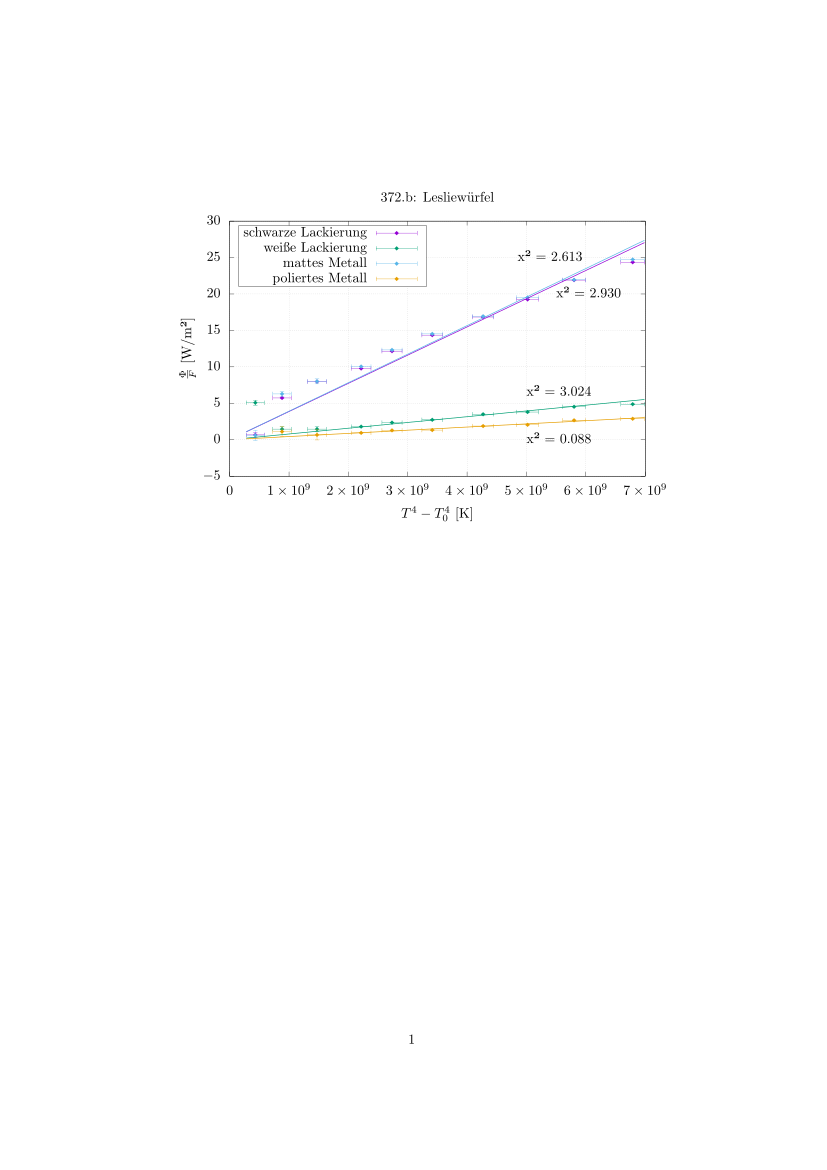

Write the gnuplot code that produced this figure.
set terminal epslatex color 
set output "output_b.tex"
set title '372.b: Lesliewürfel'
set xlabel '$T^4-T_0^4$ [K]'
set ylabel '$\frac{\Phi}{F}$ [W/m²]'
set grid
set key box top left width -5

m = .0001
n = -1e-8
f(x) = m*x+n
fit f(x) 'b.dat' every ::1::10 using 1:2 via m,n
chi2=(FIT_STDFIT*FIT_STDFIT)
set label sprintf("x² = %.3f", chi2) at 4.85e+9,25 

o = .0001
p = -1e-8
g(x) = o*x+p
fit g(x) 'b.dat' every ::11::20 using 1:2 via o,p 
chi2=(FIT_STDFIT*FIT_STDFIT)
set label sprintf("x² = %.3f", chi2) at 5.5e+9,20

q = .0001
r = -1e-8
h(x) = q*x+r
fit h(x) 'b.dat' every ::21::30 using 1:2 via q,r
chi2=(FIT_STDFIT*FIT_STDFIT)
set label sprintf("x² = %.3f", chi2) at 5e+9,6.5

s = .0001
t = -1e-8
i(x) = s*x+t
fit i(x) 'b.dat' every ::31::40 using 1:2 via s,t
chi2=(FIT_STDFIT*FIT_STDFIT)
set label sprintf("x² = %.3f", chi2) at 5e+9,0

#j(x) = (5.670e-8)*x

plot 'b.dat' every ::1::10 u 1:2:3:4 with xyerrorbars title 'schwarze Lackierung' pt 13 pointsize 1,\
        'b.dat' every ::11::20 u 1:2:3:4 with xyerrorbars title 'weiße Lackierung' pt 13 pointsize 1,\
        'b.dat' every ::21::30 u 1:2:3:4 with xyerrorbars title 'mattes Metall' pt 13 pointsize 1,\
        'b.dat' every ::31::40 u 1:2:3:4 with xyerrorbars title 'poliertes Metall' pt 13 pointsize 1,\
        f(x) notitle linecolor rgb '#9400D4' lw 2,\
        g(x) notitle linecolor rgb '#009E73' lw 2,\
        h(x) notitle linecolor rgb '#57B5E8' lw 2,\
        i(x) notitle linecolor rgb '#E69E00' lw 2
#        j(x) title 'Schwarzer Körper' linecolor rgb '#000000' lw 2

# pt 0 pixel
# pt 1 plus
# pt 13 dot
# lw linewidth
# ps pointsize
# yerrorbars uses last column
